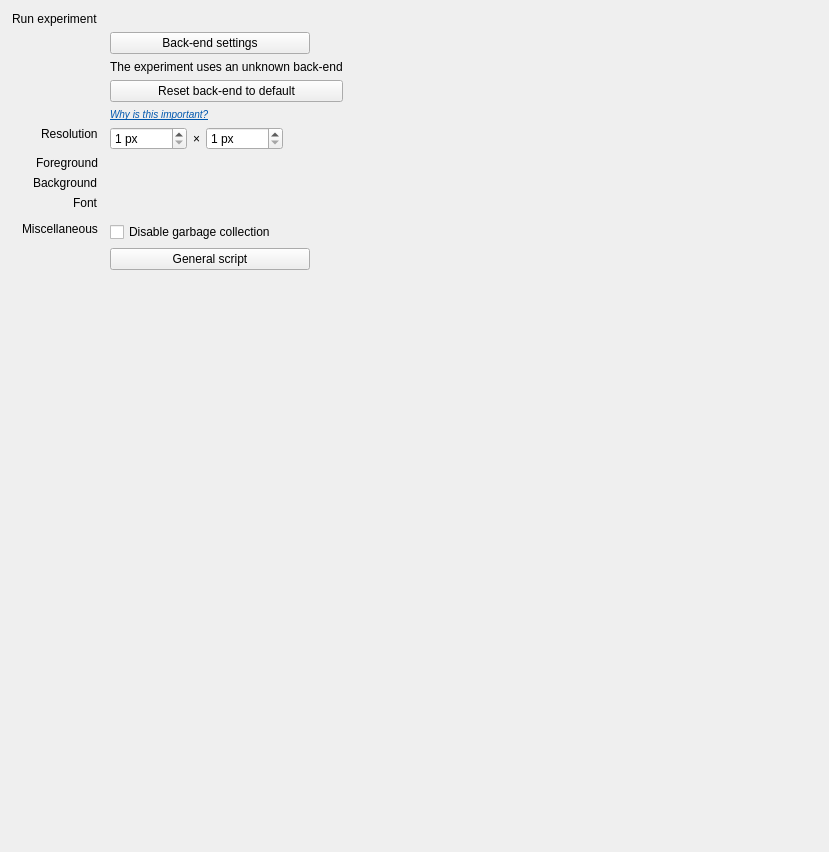
<?xml version="1.0" encoding="UTF-8"?>
<ui version="4.0">
 <class>ui_general_properties</class>
 <widget class="QWidget" name="ui_general_properties">
  <property name="geometry">
   <rect>
    <x>0</x>
    <y>0</y>
    <width>829</width>
    <height>852</height>
   </rect>
  </property>
  <property name="windowTitle">
   <string>Form</string>
  </property>
  <layout class="QVBoxLayout" name="container_layout">
   <property name="spacing">
    <number>18</number>
   </property>
   <property name="leftMargin">
    <number>12</number>
   </property>
   <property name="topMargin">
    <number>12</number>
   </property>
   <property name="rightMargin">
    <number>12</number>
   </property>
   <property name="bottomMargin">
    <number>12</number>
   </property>
   <item>
    <widget class="QWidget" name="widget" native="true">
     <property name="sizePolicy">
      <sizepolicy hsizetype="Fixed" vsizetype="Fixed">
       <horstretch>0</horstretch>
       <verstretch>0</verstretch>
      </sizepolicy>
     </property>
     <property name="minimumSize">
      <size>
       <width>20</width>
       <height>20</height>
      </size>
     </property>
     <layout class="QFormLayout" name="formLayout">
      <property name="fieldGrowthPolicy">
       <enum>QFormLayout::AllNonFixedFieldsGrow</enum>
      </property>
      <property name="labelAlignment">
       <set>Qt::AlignRight|Qt::AlignTrailing|Qt::AlignVCenter</set>
      </property>
      <property name="horizontalSpacing">
       <number>12</number>
      </property>
      <property name="verticalSpacing">
       <number>6</number>
      </property>
      <property name="leftMargin">
       <number>0</number>
      </property>
      <property name="topMargin">
       <number>0</number>
      </property>
      <property name="rightMargin">
       <number>0</number>
      </property>
      <property name="bottomMargin">
       <number>0</number>
      </property>
      <item row="0" column="0">
       <widget class="QLabel" name="label_backend">
        <property name="text">
         <string>Run experiment</string>
        </property>
        <property name="alignment">
         <set>Qt::AlignLeading|Qt::AlignLeft|Qt::AlignTop</set>
        </property>
       </widget>
      </item>
      <item row="0" column="1">
       <widget class="QWidget" name="widget_backend_list" native="true">
        <layout class="QVBoxLayout" name="layout_backend_list">
         <property name="leftMargin">
          <number>0</number>
         </property>
         <property name="topMargin">
          <number>0</number>
         </property>
         <property name="rightMargin">
          <number>0</number>
         </property>
         <property name="bottomMargin">
          <number>0</number>
         </property>
        </layout>
       </widget>
      </item>
      <item row="1" column="1">
       <widget class="QPushButton" name="button_backend_settings">
        <property name="sizePolicy">
         <sizepolicy hsizetype="Fixed" vsizetype="Fixed">
          <horstretch>0</horstretch>
          <verstretch>0</verstretch>
         </sizepolicy>
        </property>
        <property name="minimumSize">
         <size>
          <width>200</width>
          <height>0</height>
         </size>
        </property>
        <property name="text">
         <string>Back-end settings</string>
        </property>
        <property name="icon">
         <iconset theme="preferences-system">
          <normaloff>.</normaloff>.</iconset>
        </property>
       </widget>
      </item>
      <item row="3" column="1">
       <widget class="QLabel" name="label_backend_2">
        <property name="text">
         <string>&lt;html&gt;&lt;head/&gt;&lt;body&gt;&lt;p&gt;&lt;a href=&quot;http://osdoc.cogsci.nl/manual/backends/&quot;&gt;&lt;span style=&quot;font-size:small;font-style:italic; text-decoration: underline; color:#0057ae;&quot;&gt;Why is this important?&lt;/span&gt;&lt;/a&gt;&lt;/p&gt;&lt;/body&gt;&lt;/html&gt;</string>
        </property>
        <property name="openExternalLinks">
         <bool>true</bool>
        </property>
       </widget>
      </item>
      <item row="4" column="0">
       <widget class="QLabel" name="label_resolution">
        <property name="text">
         <string>Resolution</string>
        </property>
        <property name="alignment">
         <set>Qt::AlignLeading|Qt::AlignLeft|Qt::AlignTop</set>
        </property>
       </widget>
      </item>
      <item row="4" column="1">
       <widget class="QFrame" name="frame_resolution">
        <property name="sizePolicy">
         <sizepolicy hsizetype="Fixed" vsizetype="Preferred">
          <horstretch>0</horstretch>
          <verstretch>0</verstretch>
         </sizepolicy>
        </property>
        <property name="frameShape">
         <enum>QFrame::NoFrame</enum>
        </property>
        <layout class="QHBoxLayout" name="horizontalLayout_3">
         <property name="leftMargin">
          <number>0</number>
         </property>
         <property name="topMargin">
          <number>0</number>
         </property>
         <property name="rightMargin">
          <number>0</number>
         </property>
         <property name="bottomMargin">
          <number>0</number>
         </property>
         <item>
          <widget class="QSpinBox" name="spinbox_width">
           <property name="toolTip">
            <string>The display resolution (width) in pixels</string>
           </property>
           <property name="suffix">
            <string> px</string>
           </property>
           <property name="minimum">
            <number>1</number>
           </property>
           <property name="maximum">
            <number>10000</number>
           </property>
          </widget>
         </item>
         <item>
          <widget class="QLabel" name="label_6">
           <property name="text">
            <string>×</string>
           </property>
          </widget>
         </item>
         <item>
          <widget class="QSpinBox" name="spinbox_height">
           <property name="toolTip">
            <string>The display resolution (height) in pixels</string>
           </property>
           <property name="suffix">
            <string> px</string>
           </property>
           <property name="minimum">
            <number>1</number>
           </property>
           <property name="maximum">
            <number>10000</number>
           </property>
          </widget>
         </item>
        </layout>
       </widget>
      </item>
      <item row="5" column="0">
       <widget class="QLabel" name="label_foreground">
        <property name="text">
         <string>Foreground</string>
        </property>
       </widget>
      </item>
      <item row="5" column="1">
       <widget class="color_edit" name="edit_foreground" native="true">
        <property name="sizePolicy">
         <sizepolicy hsizetype="Fixed" vsizetype="Preferred">
          <horstretch>0</horstretch>
          <verstretch>0</verstretch>
         </sizepolicy>
        </property>
        <property name="minimumSize">
         <size>
          <width>200</width>
          <height>0</height>
         </size>
        </property>
       </widget>
      </item>
      <item row="6" column="0">
       <widget class="QLabel" name="label_background">
        <property name="text">
         <string>Background</string>
        </property>
       </widget>
      </item>
      <item row="6" column="1">
       <widget class="color_edit" name="edit_background" native="true">
        <property name="sizePolicy">
         <sizepolicy hsizetype="Fixed" vsizetype="Preferred">
          <horstretch>0</horstretch>
          <verstretch>0</verstretch>
         </sizepolicy>
        </property>
        <property name="minimumSize">
         <size>
          <width>200</width>
          <height>0</height>
         </size>
        </property>
       </widget>
      </item>
      <item row="7" column="0">
       <widget class="QLabel" name="label_font">
        <property name="text">
         <string>Font</string>
        </property>
        <property name="alignment">
         <set>Qt::AlignLeading|Qt::AlignLeft|Qt::AlignTop</set>
        </property>
       </widget>
      </item>
      <item row="7" column="1">
       <widget class="font_widget" name="widget_font" native="true"/>
      </item>
      <item row="8" column="1">
       <widget class="QFrame" name="frame_colors">
        <property name="sizePolicy">
         <sizepolicy hsizetype="Fixed" vsizetype="Preferred">
          <horstretch>0</horstretch>
          <verstretch>0</verstretch>
         </sizepolicy>
        </property>
        <property name="frameShape">
         <enum>QFrame::NoFrame</enum>
        </property>
        <layout class="QGridLayout" name="gridLayout_6">
         <property name="leftMargin">
          <number>0</number>
         </property>
         <property name="topMargin">
          <number>0</number>
         </property>
         <property name="rightMargin">
          <number>0</number>
         </property>
         <property name="bottomMargin">
          <number>0</number>
         </property>
        </layout>
       </widget>
      </item>
      <item row="9" column="0">
       <widget class="QLabel" name="label_miscellaneous">
        <property name="text">
         <string>Miscellaneous</string>
        </property>
        <property name="textFormat">
         <enum>Qt::AutoText</enum>
        </property>
        <property name="alignment">
         <set>Qt::AlignLeading|Qt::AlignLeft|Qt::AlignTop</set>
        </property>
       </widget>
      </item>
      <item row="9" column="1">
       <widget class="QCheckBox" name="checkbox_disable_garbage_collection">
        <property name="text">
         <string>Disable garbage collection</string>
        </property>
       </widget>
      </item>
      <item row="10" column="1">
       <widget class="QPushButton" name="button_script_editor">
        <property name="sizePolicy">
         <sizepolicy hsizetype="Fixed" vsizetype="Fixed">
          <horstretch>0</horstretch>
          <verstretch>0</verstretch>
         </sizepolicy>
        </property>
        <property name="minimumSize">
         <size>
          <width>200</width>
          <height>0</height>
         </size>
        </property>
        <property name="text">
         <string>General script</string>
        </property>
        <property name="icon">
         <iconset theme="utilities-terminal">
          <normaloff>.</normaloff>.</iconset>
        </property>
       </widget>
      </item>
      <item row="13" column="1">
       <widget class="QFrame" name="frame_advanced">
        <property name="sizePolicy">
         <sizepolicy hsizetype="Fixed" vsizetype="Preferred">
          <horstretch>0</horstretch>
          <verstretch>0</verstretch>
         </sizepolicy>
        </property>
        <property name="frameShape">
         <enum>QFrame::NoFrame</enum>
        </property>
        <property name="frameShadow">
         <enum>QFrame::Raised</enum>
        </property>
        <layout class="QVBoxLayout" name="verticalLayout_3">
         <property name="spacing">
          <number>0</number>
         </property>
         <property name="leftMargin">
          <number>0</number>
         </property>
         <property name="topMargin">
          <number>0</number>
         </property>
         <property name="rightMargin">
          <number>0</number>
         </property>
         <property name="bottomMargin">
          <number>0</number>
         </property>
        </layout>
       </widget>
      </item>
      <item row="2" column="1">
       <widget class="QWidget" name="widget_reset_backend" native="true">
        <layout class="QVBoxLayout" name="verticalLayout">
         <property name="leftMargin">
          <number>0</number>
         </property>
         <property name="topMargin">
          <number>0</number>
         </property>
         <property name="rightMargin">
          <number>0</number>
         </property>
         <property name="bottomMargin">
          <number>0</number>
         </property>
         <item>
          <widget class="QLabel" name="label">
           <property name="text">
            <string>The experiment uses an unknown back-end</string>
           </property>
          </widget>
         </item>
         <item>
          <widget class="QPushButton" name="button_reset_backend">
           <property name="text">
            <string>Reset back-end to default</string>
           </property>
           <property name="icon">
            <iconset theme="edit-clear"/>
           </property>
          </widget>
         </item>
        </layout>
       </widget>
      </item>
     </layout>
    </widget>
   </item>
   <item>
    <spacer name="verticalSpacer">
     <property name="orientation">
      <enum>Qt::Vertical</enum>
     </property>
     <property name="sizeHint" stdset="0">
      <size>
       <width>20</width>
       <height>40</height>
      </size>
     </property>
    </spacer>
   </item>
  </layout>
 </widget>
 <customwidgets>
  <customwidget>
   <class>font_widget</class>
   <extends>QWidget</extends>
   <header>libqtopensesame.widgets.font_widget.h</header>
   <container>1</container>
  </customwidget>
  <customwidget>
   <class>color_edit</class>
   <extends>QWidget</extends>
   <header>libqtopensesame.widgets.color_edit.h</header>
   <container>1</container>
  </customwidget>
 </customwidgets>
 <resources/>
 <connections/>
</ui>
